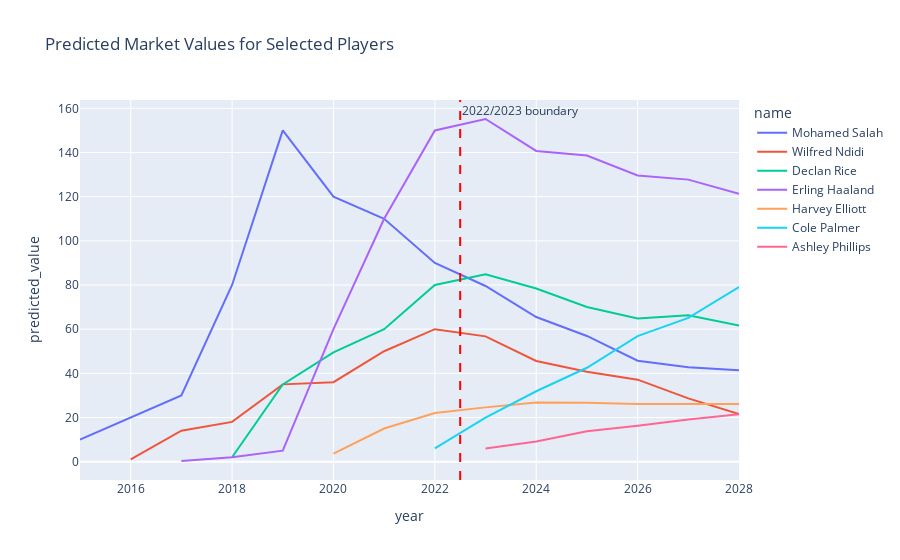

Here is the notebook cell this chart was saved with:
### Code cell
players = [418560, 357662, 565822, 859951, 148455, 274839, 542580, 568177]
plot_player_value_trends(pdf_train, merged_df=merged, player_ids=players)

### Figure 1 — Plotly figure (JSON) as saved in the notebook; plotly's stock layout.template omitted (floating-point values rounded to 4 significant figures)
{"data": [{"customdata": [[22], [23], [24], [25], [27], [27], [28], [30], [30], [31], [32], [33], [34], [35]], "hovertemplate": "name=Mohamed Salah<br>year=%{x}<br>predicted_value=%{y}<br>age=%{customdata[0]}<extra></extra>", "legendgroup": "Mohamed Salah", "line": {"color": "#636efa", "dash": "solid"}, "marker": {"symbol": "circle"}, "mode": "lines", "name": "Mohamed Salah", "orientation": "v", "showlegend": true, "type": "scatter", "x": [2015, 2016, 2017, 2018, 2019, 2020, 2021, 2022, 2023, 2024, 2025, 2026, 2027, 2028], "xaxis": "x", "y": [10, 20, 30, 80, 150, 120, 110, 90, 79.55, 65.52, 56.92, 45.7, 42.78, 41.41], "yaxis": "y"}, {"customdata": [[19], [20], [21], [22], [23], [24], [25], [26], [27], [28], [29], [30], [31]], "hovertemplate": "name=Wilfred Ndidi<br>year=%{x}<br>predicted_value=%{y}<br>age=%{customdata[0]}<extra></extra>", "legendgroup": "Wilfred Ndidi", "line": {"color": "#EF553B", "dash": "solid"}, "marker": {"symbol": "circle"}, "mode": "lines", "name": "Wilfred Ndidi", "orientation": "v", "showlegend": true, "type": "scatter", "x": [2016, 2017, 2018, 2019, 2020, 2021, 2022, 2023, 2024, 2025, 2026, 2027, 2028], "xaxis": "x", "y": [1, 14, 18, 35, 36, 50, 60, 56.73, 45.59, 40.68, 37.14, 28.64, 21.6], "yaxis": "y"}, {"customdata": [[18], [20], [21], [22], [23], [24], [25], [26], [27], [28], [29]], "hovertemplate": "name=Declan Rice<br>year=%{x}<br>predicted_value=%{y}<br>age=%{customdata[0]}<extra></extra>", "legendgroup": "Declan Rice", "line": {"color": "#00cc96", "dash": "solid"}, "marker": {"symbol": "circle"}, "mode": "lines", "name": "Declan Rice", "orientation": "v", "showlegend": true, "type": "scatter", "x": [2018, 2019, 2020, 2021, 2022, 2023, 2024, 2025, 2026, 2027, 2028], "xaxis": "x", "y": [2, 35, 49.5, 60, 80, 84.84, 78.44, 70.03, 64.86, 66.27, 61.66], "yaxis": "y"}, {"customdata": [[17], [18], [18], [19], [20], [21], [22], [23], [24], [25], [26], [27]], "hovertemplate": "name=Erling Haaland<br>year=%{x}<br>predicted_value=%{y}<br>age=%{customdata[0]}<extra></extra>", "legendgroup": "Erling Haaland", "line": {"color": "#ab63fa", "dash": "solid"}, "marker": {"symbol": "circle"}, "mode": "lines", "name": "Erling Haaland", "orientation": "v", "showlegend": true, "type": "scatter", "x": [2017, 2018, 2019, 2020, 2021, 2022, 2023, 2024, 2025, 2026, 2027, 2028], "xaxis": "x", "y": [0.3, 2, 5, 60, 110, 150, 155.2, 140.7, 138.6, 129.6, 127.7, 121.3], "yaxis": "y"}, {"customdata": [[17], [17], [18], [20], [21], [22], [23], [24], [25]], "hovertemplate": "name=Harvey Elliott<br>year=%{x}<br>predicted_value=%{y}<br>age=%{customdata[0]}<extra></extra>", "legendgroup": "Harvey Elliott", "line": {"color": "#FFA15A", "dash": "solid"}, "marker": {"symbol": "circle"}, "mode": "lines", "name": "Harvey Elliott", "orientation": "v", "showlegend": true, "type": "scatter", "x": [2020, 2021, 2022, 2023, 2024, 2025, 2026, 2027, 2028], "xaxis": "x", "y": [3.6, 15, 22, 24.58, 26.79, 26.64, 26.11, 26.11, 26.11], "yaxis": "y"}, {"customdata": [[20], [21], [22], [23], [24], [25], [26]], "hovertemplate": "name=Cole Palmer<br>year=%{x}<br>predicted_value=%{y}<br>age=%{customdata[0]}<extra></extra>", "legendgroup": "Cole Palmer", "line": {"color": "#19d3f3", "dash": "solid"}, "marker": {"symbol": "circle"}, "mode": "lines", "name": "Cole Palmer", "orientation": "v", "showlegend": true, "type": "scatter", "x": [2022, 2023, 2024, 2025, 2026, 2027, 2028], "xaxis": "x", "y": [6, 19.98, 31.88, 42.52, 56.88, 65.08, 79.04], "yaxis": "y"}, {"customdata": [[17], [18], [19], [20], [21], [22]], "hovertemplate": "name=Ashley Phillips<br>year=%{x}<br>predicted_value=%{y}<br>age=%{customdata[0]}<extra></extra>", "legendgroup": "Ashley Phillips", "line": {"color": "#FF6692", "dash": "solid"}, "marker": {"symbol": "circle"}, "mode": "lines", "name": "Ashley Phillips", "orientation": "v", "showlegend": true, "type": "scatter", "x": [2023, 2024, 2025, 2026, 2027, 2028], "xaxis": "x", "y": [5.957, 9.125, 13.76, 16.26, 19.12, 21.53], "yaxis": "y"}], "layout": {"annotations": [{"showarrow": false, "text": "2022/2023 boundary", "x": 2022.0, "xanchor": "left", "xref": "x", "y": 1, "yanchor": "top", "yref": "y domain"}], "legend": {"title": {"text": "name"}, "tracegroupgap": 0}, "shapes": [{"line": {"color": "red", "dash": "dash"}, "type": "line", "x0": 2022.0, "x1": 2022.0, "xref": "x", "y0": 0, "y1": 1, "yref": "y domain"}], "title": {"text": "Predicted Market Values for Selected Players"}, "xaxis": {"anchor": "y", "domain": [0, 1], "title": {"text": "year"}}, "yaxis": {"anchor": "x", "domain": [0, 1], "title": {"text": "predicted_value"}}}}
